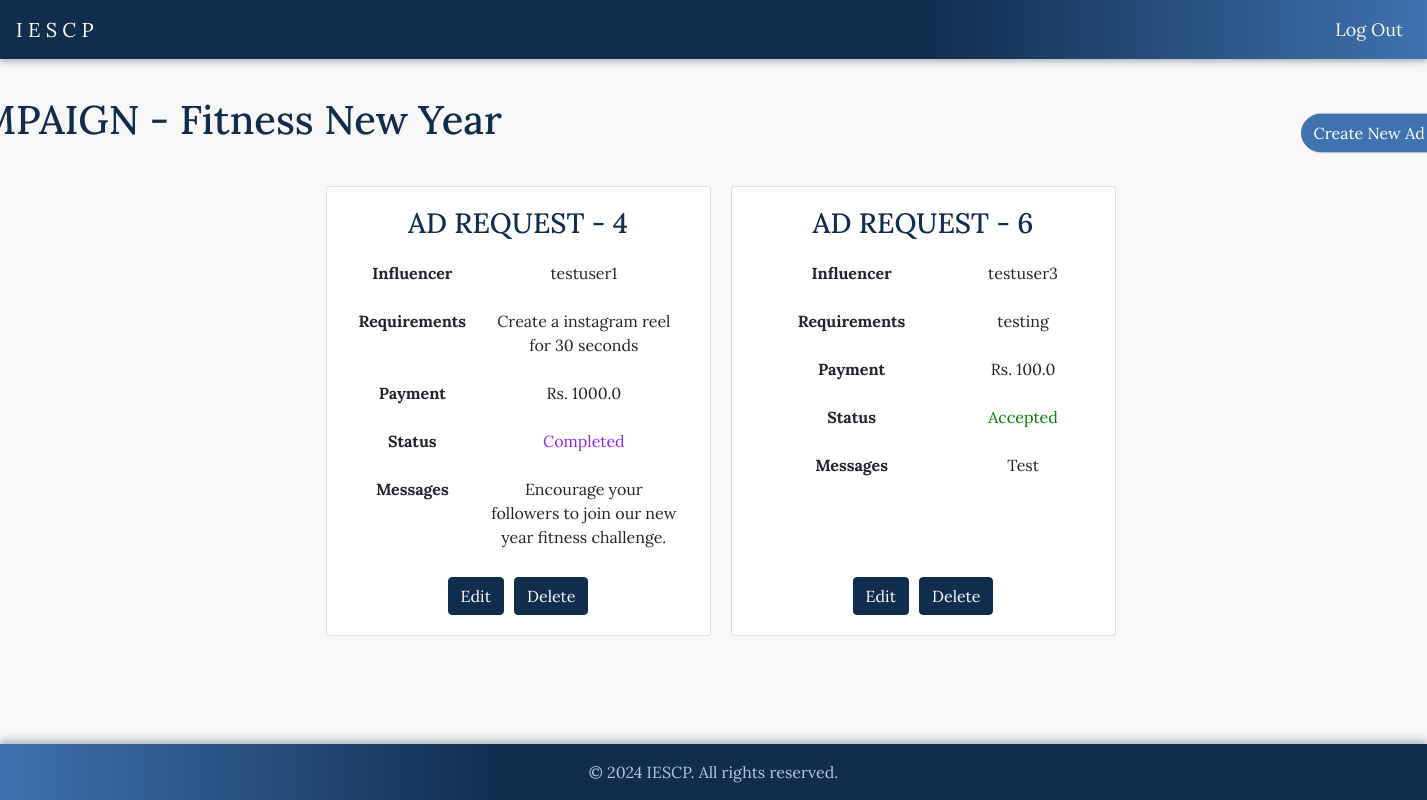
/campaign?campaign_id=4, run on an earlier commit of the app's database.
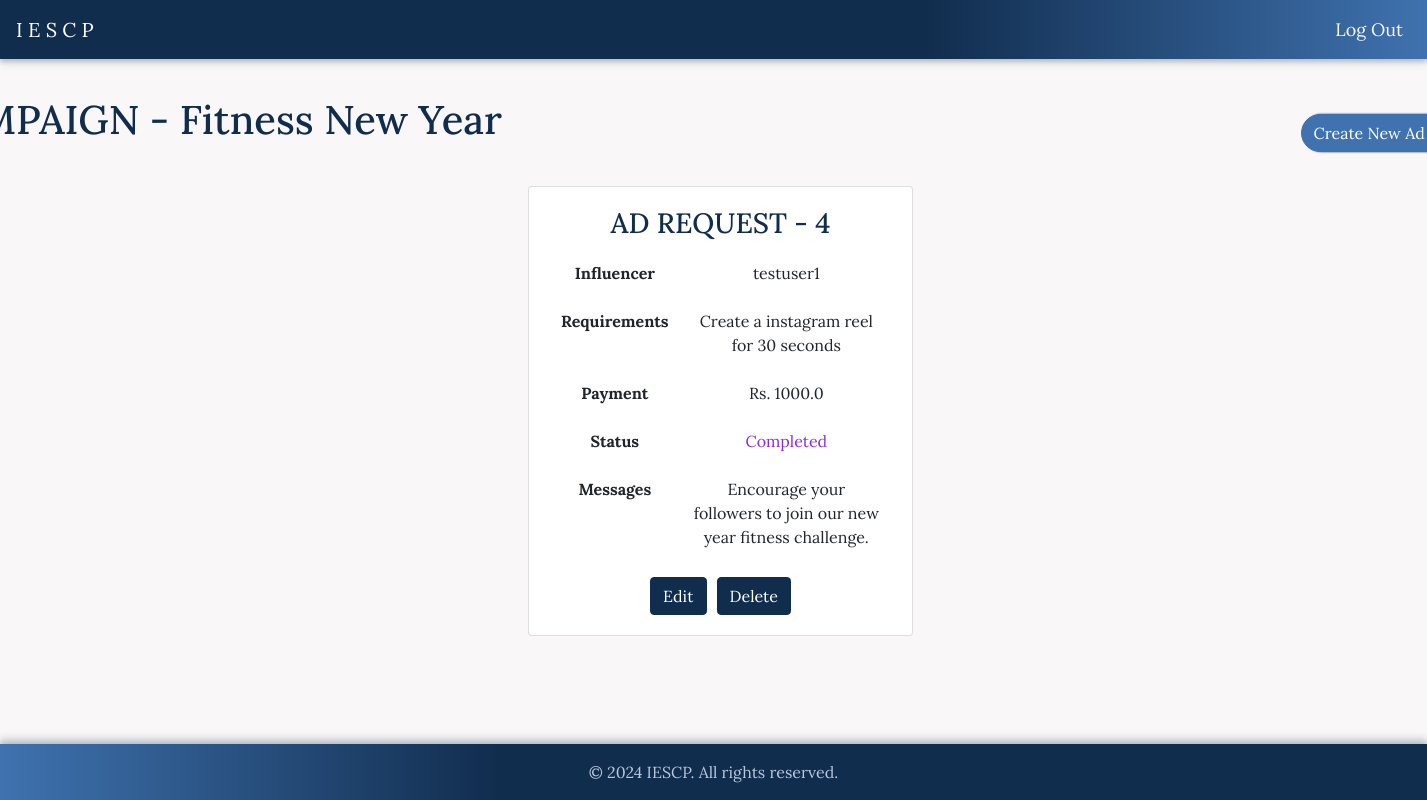
And on a later commit of the database.
### app/models.py (models this page shows, shortened)
class User(db.Model):
    id = db.Column(db.Integer, primary_key=True)
    username = db.Column(db.String(64), unique=True, nullable=False)
    email = db.Column(db.String(120), unique=True, nullable=False)
    password_hash = db.Column(db.String(128))
    role = db.Column(db.String(64), nullable=False)
    campaigns = db.relationship('Campaign', backref='sponsor', lazy=True)
    ad_requests = db.relationship('AdRequest', backref='influencer', lazy=True)

class AdRequest(db.Model):
    id = db.Column(db.Integer, primary_key=True)
    campaign_id = db.Column(db.Integer, db.ForeignKey('campaign.id'), nullable=False)
    influencer_id = db.Column(db.Integer, db.ForeignKey('user.id'), nullable=False)
    messages = db.Column(db.Text, nullable=True)
    requirements = db.Column(db.Text, nullable=False)
    payment_amount = db.Column(db.Float, nullable=False)
    status = db.Column(db.String(10), nullable=False)

### app/routes.py (the view)
@app.route('/campaign')
def campaign():
    campaign_id = request.args.get('campaign_id')
    campaign = Campaign.query.get(campaign_id)
    ad_requests = AdRequest.query.filter_by(campaign_id=campaign_id).all()
    ad_requests_with_influencer = []
    for ad_request in ad_requests:
        influencer = User.query.get(ad_request.influencer_id)
        influencer_name = influencer.username if influencer else "Unknown"
        ad_requests_with_influencer.append({
            'campaign_id': campaign_id,
            'ad_request_id': ad_request.id,
            'ad_request_payment': ad_request.payment_amount,
            'influencer_name': influencer_name,
            'requirements': ad_request.requirements,
            'status': ad_request.status,
            'messages': ad_request.messages
        })
    return render_template('campaign.html', active_page='campaigns', campaign=campaign, campaign_id=campaign_id, ad_requests=ad_requests_with_influencer)

### app/templates/campaign.html (shortened to what this page needs)
{% extends "navbar_after_login.html" %}
{% block styles %}
  <link rel="stylesheet" href="{{ url_for('static', filename='/css/campaign.css') }}">
{% endblock %}
{% block content %}
<div class="container mt-4">
    <div class="d-flex justify-content-between mb-4">
        <h1>CAMPAIGN - {{ campaign.name }}</h1>
        <button class="btn btn-primary" data-toggle="modal" data-target="#createAdModal">Create New Ad Request</a>
    </div>
    <div class="row">
        {% for item in ad_requests %}
            <div class="col-md-4">
                <div class="card campaign-card">
                    <div class="card-body">
                        <h3>AD REQUEST - {{ item.ad_request_id }}</h3>
                        <div class="table-responsive">
                            <table class="table table-borderless">
                              <tbody>
                                <tr>
                                  <th>Influencer</th>
                                  <td id="ad-req-sponsor-name">{{ item.influencer_name }}</td>
                                </tr>
                                <tr>
                                  <th>Requirements</th>
                                  <td id="ad-req-requirements">{{ item.requirements }}</td>
                                </tr>
                                <tr>
                                  <th>Payment</th>
                                  <td id="ad-req-payment">Rs. {{ item.ad_request_payment }}</td>
                                </tr>
                                <tr>
                                  <th>Status</th>
                                    <td id="ad-req-status"
                                        class="status
                                        {% if item.status == 'Accepted' %} accepted
                                        {% elif item.status == 'Pending' %} pending
                                        {% elif item.status == 'Rejected' %} rejected
                                        {% elif item.status == 'Negotiated' %} negotiated
                                        {% elif item.status == 'Completed' %} completed
                                        {% endif %}">
                                        {{ item.status }}
                                    </td>
                                </tr>
                                <tr>
                                  <th>Messages</th>
                                  <td id="ad-req-messages">{{ item.messages }}</td>
                                </tr>
                              </tbody>
                            </table>
                          </div>
                          <div class="btn-container">
                            <button class="btn btn-secondary gradient" id="edit-ad-request"
                                        data-ad-request-id="{{ item.ad_request_id }}"
                                        data-campaign-name="{{ campaign.name }}"
                                        data-influencer-id="{{ item.influencer_id }}"
                                        data-messages="{{ item.messages }}"
                                        data-requirements="{{ item.requirements }}"
                                        data-payment-amount="{{ item.ad_request_payment }}">Edit
                        </button>
                        <button class="btn btn-secondary gradient" id="delete-ad-request"
                            data-ad-request-id="{{ item.ad_request_id }}"
                            data-campaign-name="{{ campaign.name }}" >Delete
                        </button>
                        </div>
                    </div>
                </div>
            </div>
        {% endfor %}
    </div>
</div>
{% endblock %}

What changed in the data, as far as the page shows it:
no longer on this page (row unchanged): User: influencer_name "testuser3"
removed AdRequest: requirements "testing", ad_request_payment "100.0", status "Accepted", messages "Test"
Also different on the page:
list line gone: "AD REQUEST - 6 Influencer Requirements Payment Rs. Status Messages Edit Delete"
